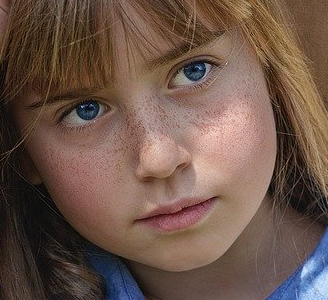
#> input picture Data/Test/girl_face.png, 328 x 300 px
$ jupyter execute --allow-errors 'FACE DETECTION WITH HISTOGRAM-OF-ORIENTED-GRADIENTS (HOG).ipynb'   (shell and % lines are left out)
#> lines starting #> are read from the running program, lines starting #| are printed output that depends on the picture
## FACE DETECTION WITH HISTOGRAM-OF-ORIENTED-GRADIENTS

[**Histogram of Oriented Gradients**](https://scikit-image.org/docs/stable/auto_examples/features_detection/plot_hog.html) (`HOG`) algorithm is used to extract features from human faces which are fed as _positive_ examples into a classifier for face detection.

The process that we need to follow to extract the features from the images using HOG is:
- Preprocess the images (resize operation).
- With the use of **8x8** patch we calculate the gradients, magnituds and histogram of the images.
- Combining 4 pathches (**16x16**), we apply L2 Normalization to them.
- The normalized histograms are then concatenated to form the features to be fed into the classifier.

# Dataset

To train the classifier we need two types of examples, 1) Positive examples which are images of faces where we going to extract features that the classfier will _"learn"_, and 2) Negative examples which are non-face images used as the _"false"_ class. Both type of images will form our dataset.

For the positive images the [`Labeled Faces in the Wild`](https://scikit-learn.org/stable/modules/generated/sklearn.datasets.fetch_lfw_people.html) dataset included in Scikit-Learn is used (**10,000 images**) and to create our negative images several categories of images from [Scikit-Image](https://scikit-image.org/docs/stable/auto_examples/data/plot_general.html) are used (**3,000 images**).

A total of `13,000` images are used to create our dataset.

[cell 1]
from sklearn.feature_extraction.image import PatchExtractor
from sklearn.datasets import fetch_lfw_people
from skimage import data, feature, transform
from itertools import chain
import numpy as np
from matplotlib import pyplot as plt

[cell 2]
def save_images(path, data):
    '''
    Save images' vector representation
    into Numpy binary format
    '''
    np.save(path, data)

## Positive Samples

#> (a cell that did not finish here is left out)

[cell 4]
# Getting a sample from positive images
fig, ax = plt.subplots(2,4, figsize=(16, 16))
row = [0,1,2,3] * 2
#> (the rest of this cell did not finish here and is left out)

## Negative Samples

To retreive the image scikit-image provides a function that we need to call to get the image.
Due to the number of images are limited we need to generate new variants from the base images using `PathcExtractor`.

[cell 5]
# Load base images to create negative samples
topics = ['coins', 'text', 'grass', 'gravel', 'horse', 'page']
base_images = [(getattr(data, name)()) for name in topics]
#> base_images = 6 items

[cell 6]
# Using PatchExtractor to generate new variants from base images
def generate_random_variants(image, num_images=500, patch_size=(62, 47)):
    extractor = PatchExtractor(patch_size=patch_size, max_patches=num_images, random_state=42)
    patches = extractor.transform((image[np.newaxis]))

    return patches

[cell 7]
# 3000 samples without a human face (negative samples)
negative = np.vstack([generate_random_variants(image) for image in base_images])

[cell 8]
# Getting a sample from negative images
fig, ax = plt.subplots(2,4, figsize=(16, 16))
row = [0,1,2,3] * 2
for i in range(8):
    if i < 2:
        ax[0,row[i]].imshow(negative[i], cmap="gray")
    elif i < 4:
        ax[0,row[i]].imshow(negative[i+500], cmap="gray")
    elif i < 6:
        ax[1,row[i]].imshow(negative[i+1000], cmap="gray")
    else:
        ax[1,row[i]].imshow(negative[i+2500], cmap="gray")

fig.tight_layout()
plt.show()
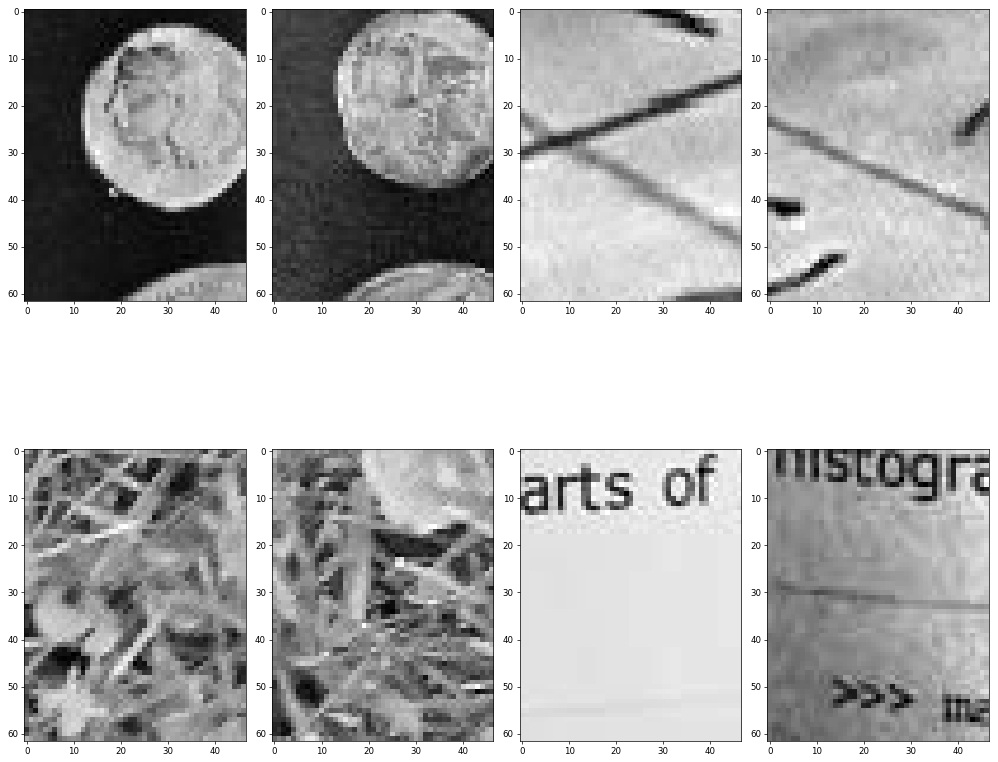
#> figure drawn by matplotlib, 8 panels

#> (a cell that did not finish here is left out)

## Training Dataset

Once we have our positive and negative images we combine them in a single dataset that we use to train the classifier.
**Notice that for each image, histogram of oriented gradients is applied**

For the lables, we select two classes:
- `class 1`, which is positive for human face.
- `class 0`, which is negative for human face.

#> (a cell that did not finish here is left out)

#> (a cell that did not finish here is left out)

#> (a cell that did not finish here is left out)

## SVM Classifier

For our face detection classifier, a Linear Support Vector Machine is used.
Then, the classifier is trained with the images were HOG was applied.

#> (a cell that did not finish here is left out)

[cell 14]
from sklearn.svm import LinearSVC

[cell 15]
svm = LinearSVC()

#> (a cell that did not finish here is left out)

## Testing the complete pipeline

To test our classifier two images are used, one _positive_ image and one _negative_ image.
To do the test we need to run the complete pipeline, namely we need:
- Resize the image
- Compute HOG for the image
- Feed image into clssifier to do the prediction

[cell 17]
from skimage.io import imread

[cell 18]
test_positive = imread(fname='./Data/Test/girl_face.png')
#> test_positive is the input picture: shape (300, 328, 3); mean R, G, B 108.9, 85.2, 73.6
#> (the rest of this cell did not finish here and is left out)
